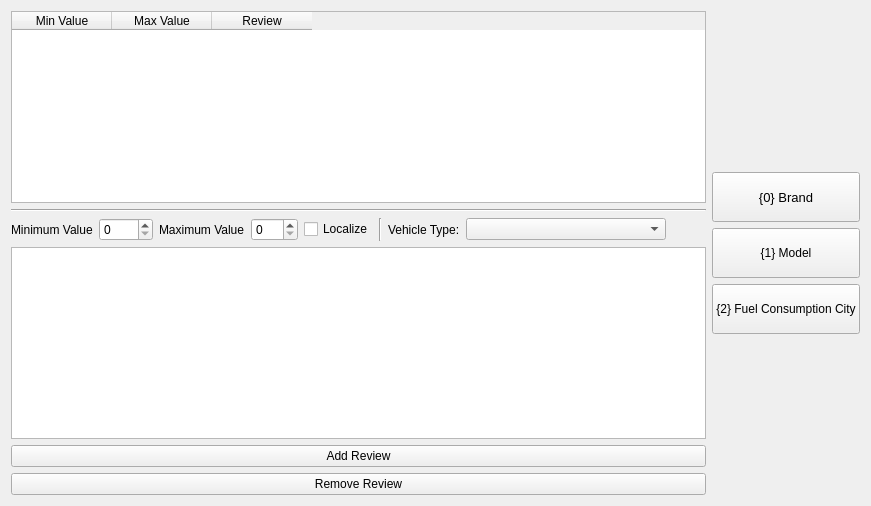
     <widget class="QWidget" name="tab_5">
      <attribute name="title">
       <string>Fuel</string>
      </attribute>
      <layout class="QGridLayout" name="gridLayout_7">
       <item row="0" column="0">
        <widget class="QTableWidget" name="table_fuel">
         <column>
          <property name="text">
           <string>Min Value</string>
          </property>
         </column>
         <column>
          <property name="text">
           <string>Max Value</string>
          </property>
         </column>
         <column>
          <property name="text">
           <string>Review</string>
          </property>
         </column>
        </widget>
       </item>
       <item row="0" column="1" rowspan="6">
        <layout class="QVBoxLayout" name="verticalLayout_8">
         <item>
          <spacer name="verticalSpacer_11">
           <property name="orientation">
            <enum>Qt::Vertical</enum>
           </property>
           <property name="sizeHint" stdset="0">
            <size>
             <width>20</width>
             <height>40</height>
            </size>
           </property>
          </spacer>
         </item>
         <item>
          <widget class="QPushButton" name="button_fuel_0Brand">
           <property name="minimumSize">
            <size>
             <width>0</width>
             <height>50</height>
            </size>
           </property>
           <property name="font">
            <font>
             <pointsize>10</pointsize>
            </font>
           </property>
           <property name="autoFillBackground">
            <bool>false</bool>
           </property>
           <property name="text">
            <string>{0} Brand</string>
           </property>
          </widget>
         </item>
         <item>
          <widget class="QPushButton" name="button_fuel_1Model">
           <property name="minimumSize">
            <size>
             <width>0</width>
             <height>50</height>
            </size>
           </property>
           <property name="text">
            <string>{1} Model</string>
           </property>
          </widget>
         </item>
         <item>
          <widget class="QPushButton" name="button_fuel_2FuelCity">
           <property name="minimumSize">
            <size>
             <width>0</width>
             <height>50</height>
            </size>
           </property>
           <property name="text">
            <string>{2} Fuel Consumption City</string>
           </property>
          </widget>
         </item>
         <item>
          <spacer name="verticalSpacer_12">
           <property name="orientation">
            <enum>Qt::Vertical</enum>
           </property>
           <property name="sizeHint" stdset="0">
            <size>
             <width>20</width>
             <height>40</height>
            </size>
           </property>
          </spacer>
         </item>
        </layout>
       </item>
       <item row="1" column="0">
        <widget class="Line" name="line_6">
         <property name="orientation">
          <enum>Qt::Horizontal</enum>
         </property>
        </widget>
       </item>
       <item row="2" column="0">
        <layout class="QHBoxLayout" name="horizontalLayout_7">
         <item>
          <widget class="QLabel" name="label_13">
           <property name="text">
            <string>Minimum Value</string>
           </property>
          </widget>
         </item>
         <item>
          <widget class="QSpinBox" name="spinBox_fuel_minVal">
           <property name="maximum">
            <number>9999</number>
           </property>
          </widget>
         </item>
         <item>
          <widget class="QLabel" name="label_14">
           <property name="text">
            <string>Maximum Value</string>
           </property>
          </widget>
         </item>
         <item>
          <widget class="QSpinBox" name="spinBox_fuel_MaxVal">
           <property name="maximum">
            <number>999</number>
           </property>
          </widget>
         </item>
         <item>
          <widget class="QCheckBox" name="checkBox_fuel_localize">
           <property name="text">
            <string>Localize</string>
           </property>
          </widget>
         </item>
         <item>
          <widget class="Line" name="line_18">
           <property name="orientation">
            <enum>Qt::Vertical</enum>
           </property>
          </widget>
         </item>
         <item>
          <widget class="QLabel" name="label_32">
           <property name="text">
            <string>Vehicle Type:</string>
           </property>
          </widget>
         </item>
         <item>
          <widget class="QComboBox" name="comboBox_VehicleType_fuel">
           <property name="sizePolicy">
            <sizepolicy hsizetype="Preferred" vsizetype="Fixed">
             <horstretch>0</horstretch>
             <verstretch>0</verstretch>
            </sizepolicy>
           </property>
           <property name="minimumSize">
            <size>
             <width>200</width>
             <height>0</height>
            </size>
           </property>
          </widget>
         </item>
         <item>
          <spacer name="horizontalSpacer_6">
           <property name="orientation">
            <enum>Qt::Horizontal</enum>
           </property>
           <property name="sizeHint" stdset="0">
            <size>
             <width>40</width>
             <height>20</height>
            </size>
           </property>
          </spacer>
         </item>
        </layout>
       </item>
       <item row="3" column="0">
        <widget class="QPlainTextEdit" name="textbox_fuel"/>
       </item>
       <item row="4" column="0">
        <widget class="QPushButton" name="button_fuel_add">
         <property name="text">
          <string>Add Review</string>
         </property>
        </widget>
       </item>
       <item row="5" column="0">
        <widget class="QPushButton" name="button_fuel_remove">
         <property name="text">
          <string>Remove Review</string>
         </property>
        </widget>
       </item>
      </layout>
     </widget>
